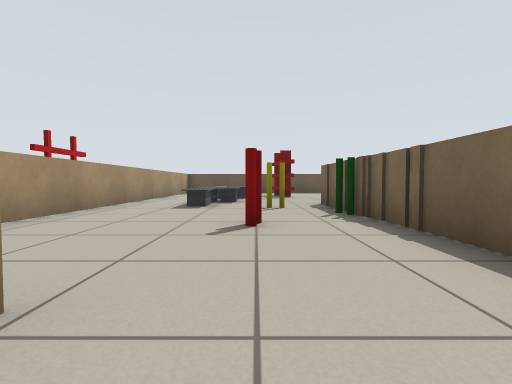
view 1 (above)

17 first-person views from a walk through a world built for the Player/Stage simulator. The camera is 0.57 m above the floor, tilts 2° down and sees 85° across. The lines on the ground mark 1 m squares. The floor is counted in squares, 1 m on a side. Each view is taken from the middle of a square. On the plan, view 1 faces up. The plan holds only what a view shows up to about 9 squares ahead; the rest is blank. Robots are left out.

view 2
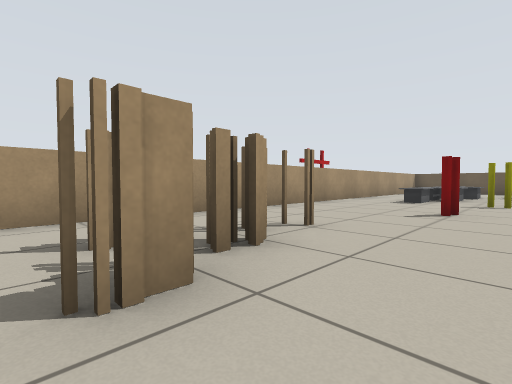

view 3
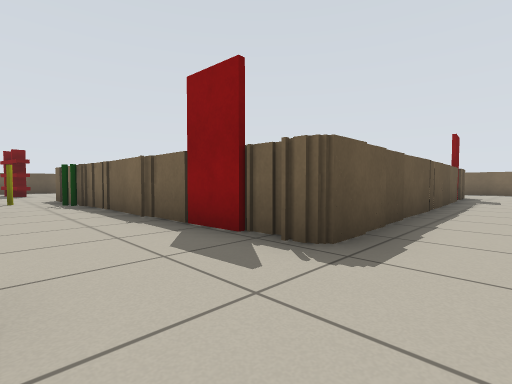

view 4
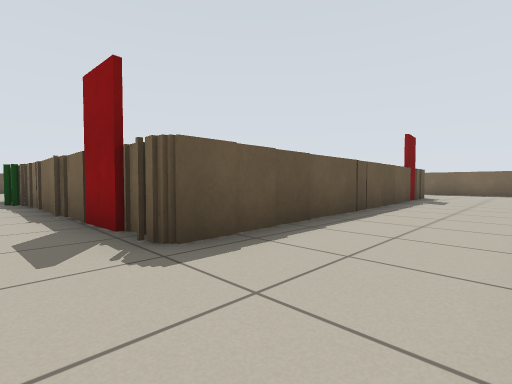

view 5
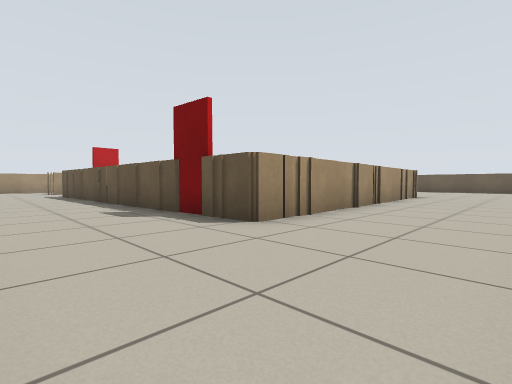

view 6
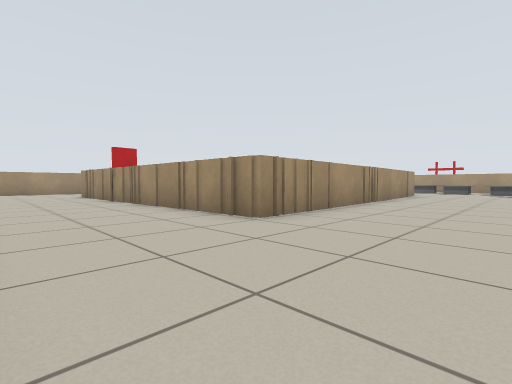

view 7
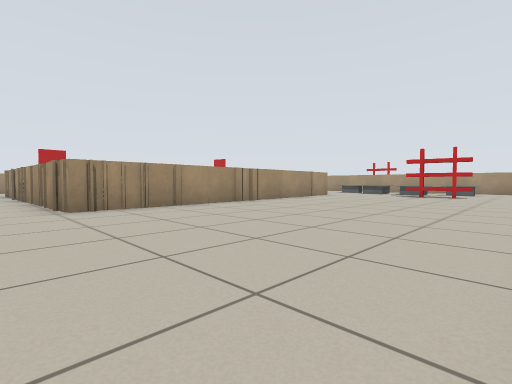

view 8
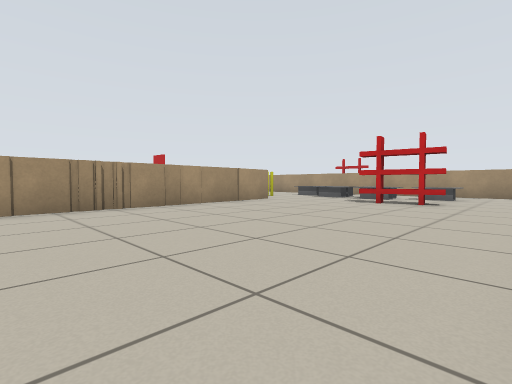

view 9
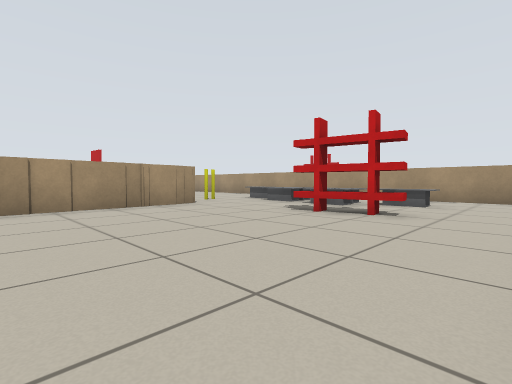

view 10
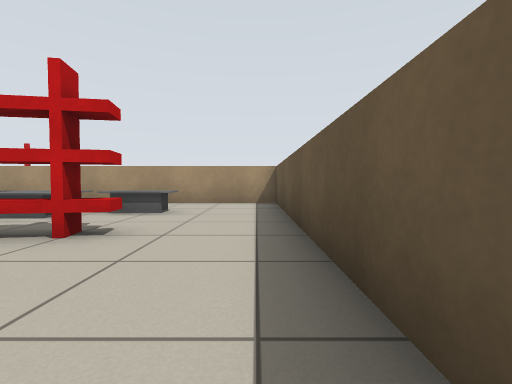

view 11
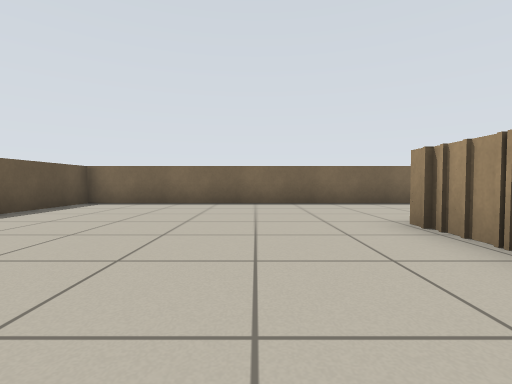

view 12
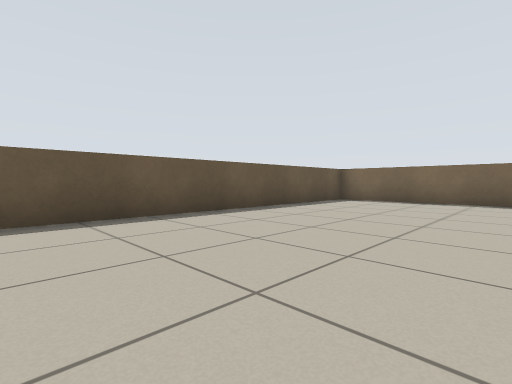

view 13
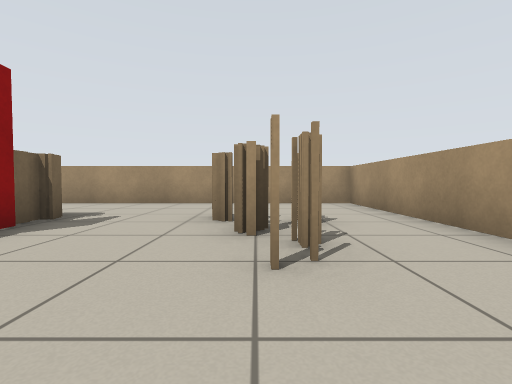

view 14
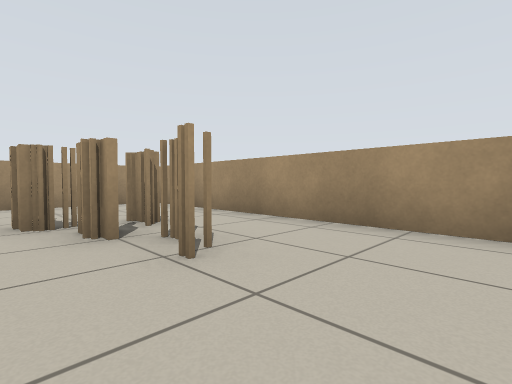

view 15
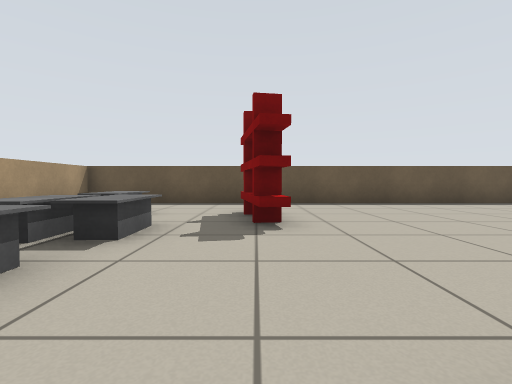

view 16
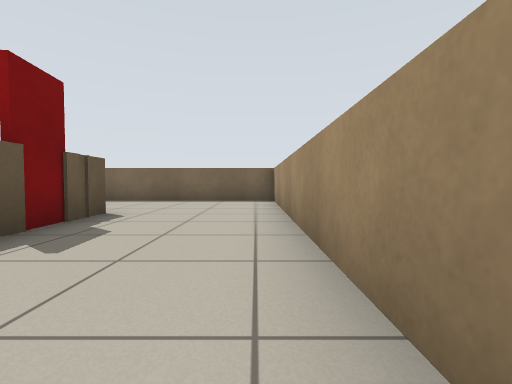

view 17
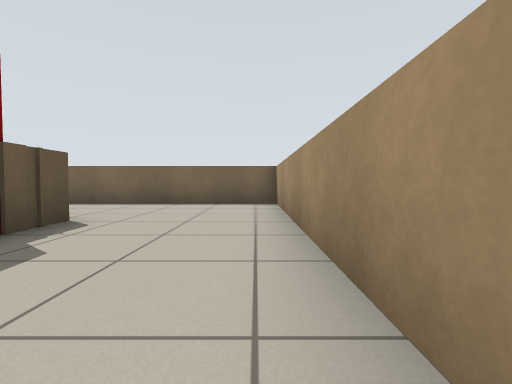

### Floor plan
Ten units are one square. View 1 is at (0, 0); x grows to the right and y downward. Boxes are objects, and circles mark ways between rooms. Rooms are numbered by the first view taken in them; rooms with no view inside come last. Other rooms are left out.
<svg viewBox="-41 -150 202 201">
<path fill="none" stroke="#000" d="M20 -4 20 -16M22 17 22 6M-10 12 -3 12 -3 18M58 -79 66 -79M71 -79 120 -79 120 -38M45 -76 72 -76M30 -76 36 -76M17 -55 17 -75 31 -75M121 -39 121 13 114 13M20 -16 20 -45M56 17 22 17M156 -58 156 -145 -36 -145 -36 46 42 46M98 14 64 14M104 13 96 13M-8 6 -12 6M75 46 156 46 156 -11"/>
<rect x="15" y="-5" width="10" height="10" fill="#bbb"><title>door leaf</title></rect>
<rect x="-25" y="-95" width="10" height="10" fill="#bbb"><title>other object</title></rect>
<rect x="-15" y="-75" width="10" height="10" fill="#bbb"><title>desk</title></rect>
<rect x="-15" y="-95" width="10" height="20" fill="#bbb"><title>desk</title></rect>
<rect x="-15" y="-115" width="10" height="20" fill="#bbb"><title>desk</title></rect>
<rect x="-15" y="-125" width="10" height="10" fill="#bbb"><title>desk</title></rect>
<rect x="-5" y="-45" width="10" height="10" fill="#bbb"><title>person</title></rect>
<rect x="-5" y="-65" width="10" height="10" fill="#bbb"><title>person</title></rect>
<rect x="5" y="-125" width="10" height="20" fill="#bbb"><title>rack</title></rect>
<rect x="15" y="-55" width="10" height="10" fill="#bbb"><title>person</title></rect>
<rect x="105" y="5" width="10" height="10" fill="#bbb"><title>door leaf</title></rect>
<circle cx="10" cy="10" r="3" fill="#2a7"/>
<circle cx="5" cy="-10" r="3" fill="#2a7"/>
<text x="10" y="0">1</text>
<text x="60" y="-80">2</text>
</svg>
Room 1 opens to room 2.

Where each view was taken, in squares from view 1:
view 1: 0 up, 0 right, facing up
view 2: 2 down, 1 right, facing up-left
view 3: 3 down, 0 right, facing up-right
view 4: 4 down, 1 right, facing up-right
view 5: 4 down, 15 right, facing up-left
view 6: 11 up, 15 right, facing down-left
view 7: 14 up, 13 right, facing down-left
view 8: 14 up, 9 right, facing down-left
view 9: 14 up, 6 right, facing down-left
view 10: 14 up, 4 right, facing left
view 11: 10 up, 8 right, facing right
view 12: 10 up, 7 right, facing up-right
view 13: 3 up, 1 left, facing down
view 14: 3 up, 0 right, facing down-left
view 15: 7 up, 1 right, facing up
view 16: 4 down, 7 right, facing right
view 17: 4 down, 8 right, facing right
